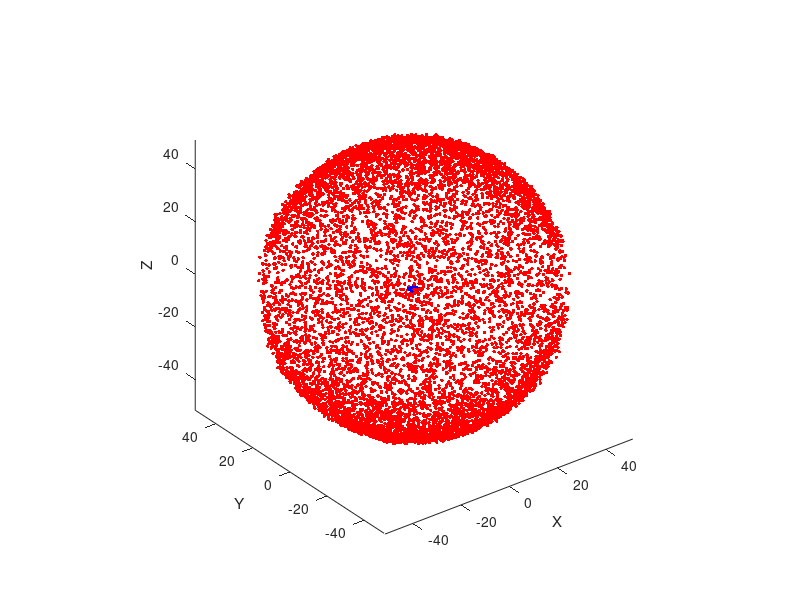

Write the MATLAB code that produced this figure.
% Points on the Plane of the Detector
N = 10000;  % Number of Points on Sphere
sr = 50; % Sphere Radius

for i=1:N
        y0(1,i) = 3.0.*(rand(1,1)-0.5);
        x0(1,i) = 3.0.*(rand(1,1)-0.5);
%       // Point within one of the Detector's Layers 
        z0(1,i) = - 0.650*(rand(1,1));

%       // Dirt Ball - Spherical Background Source
%       //G4double phi = 2*pi*G4UniformRand();
        % cosTheta(1,i) = (1-2.*(rand(1,1))); % For Isotropic Theta
        %theta(1,i) = acos(cosTheta(1,i));
        phi(1,i) = 2*pi*rand(1,1); 
        
        sinTheta(1,i) = sqrt(rand(1,1));
        theta(1,i) = asin(sinTheta(1,i));
        
        if rand(1) > 0.5
            theta(1,i) = pi - theta(1,i);
        end
end     
            
        
        
        
        
%       // Cartiesain Points on 1m-radius sphere:
         x1 = sr.*cos(phi).*sin(theta);    
                 y1 = sr.*sin(phi).*sin(theta); % [cm]
                 z1 = sr.*cos(theta);           % [cm]

%        // Calculate Momentrum Direction
         x2 = (x0-x1); % [cm]
         y2 = (y0-y1); % [cm]
         z2 = (z0-z1); % [cm]

%        aMag = sqrt(x2*x2+y2*y2+z2*z2);
%        ux = (x2/aMag),
%                 uy = y2/aMag,
%                 uz = z2/aMag;

                 plot3(x0,y0,z0,'.b', 'MarkerSize', 2); hold on
                 plot3(x2,y2,z2,'.r', 'MarkerSize',8)
%axis equal
xlabel('X');ylabel('Y');zlabel('Z')
axis equal